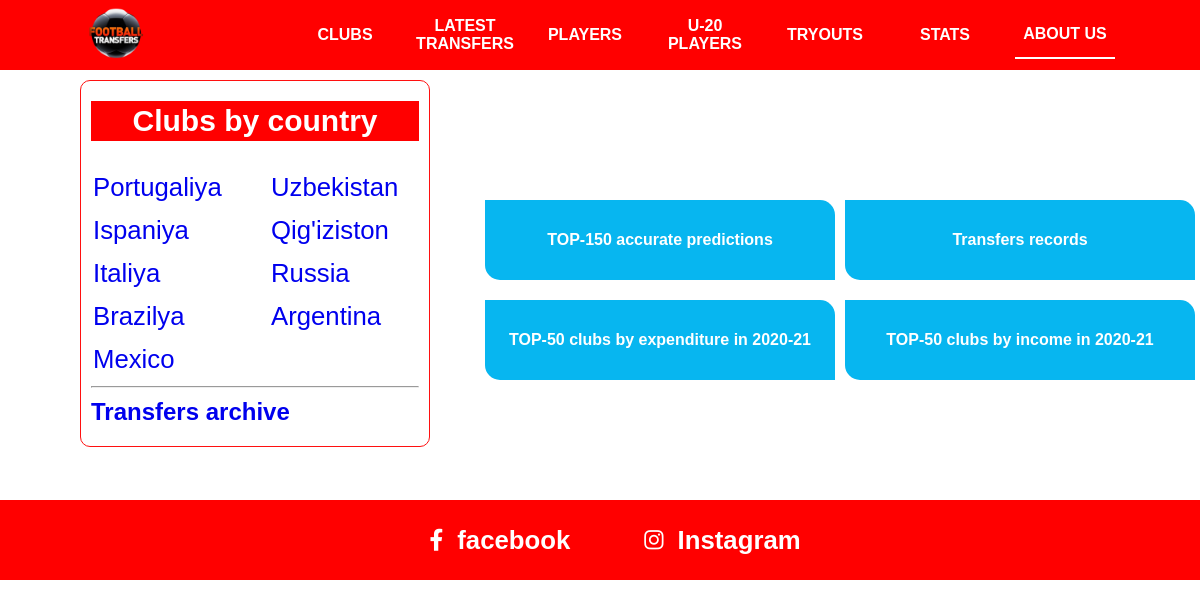
Screenshot of /stats/ with the database file from the repository.
### mainApp/models.py (models this page shows, shortened)
class Davlat(models.Model):
    nom = models.CharField(max_length=255)
    class Meta:
        verbose_name = "Davlat"
        verbose_name_plural = "Davlatlar"

### mainApp/views.py (the view)
# urls.py: path('stats/', stats, name='stats'),
def stats(request):
    return render(request, 'stats.html')

### mainApp/context_processors.py (called while the page is built)
def countries(request):
    davlatlar = Davlat.objects.all()
    if len(davlatlar) % 2 == 0:
        countries1 = davlatlar[:len(davlatlar) // 2]
        countries2 = davlatlar[len(davlatlar) // 2:]
    else:
        countries1 = davlatlar[:(len(davlatlar) + 1) // 2]
        countries2 = davlatlar[(len(davlatlar) + 1) // 2:]
    context = {
        'countries1': countries1,
        'countries2': countries2,
    }
    return context

### templates/stats.html
{% extends 'header.html' %}
{% block content %}
      <div class="content">
        <div class="stats">
          <div>
            <a href="./stats/150-accurate-predictions.html"> TOP-150 accurate predictions</a>
          </div>
          <div>
            <a href="./stats/transfer-records.html">Transfers records</a>
          </div>
          <div>
            <a href="./stats/top-50-clubs-by-expenditure-in-2021.html"> TOP-50 clubs by expenditure in 2020-21 </a>
          </div>
          <div>
            <a href="./stats/top-50-clubs-by-income-in-2021.html"> TOP-50 clubs by income in 2020-21 </a>
          </div>
        </div>
      </div>
{% endblock %}

### templates/header.html (shortened to what this page needs)
<!DOCTYPE html>
<html>
<head>
    {% load static %}
    <link rel="stylesheet" type="text/css" media="screen" href="{% static 'css/main.css' %}"/>
    <link
            rel="stylesheet"
            href="https://cdnjs.cloudflare.com/ajax/libs/font-awesome/6.1.1/css/all.min.css"
    />
</head>
<body>
<div class="container">
    <div class="navbar">
        <div class="icon">
            <a href="./index.html">
                <img src="img/12252568_173-removebg-preview.png" alt=""/>
            </a>
        </div>
        <div class="links">
            <div><a href="{% url 'clubs' %}">CLUBS</a></div>
            <div><a href="{% url 'lastest_transfers' %}">LATEST TRANSFERS</a></div>
            <div><a href="{% url 'players' %}">PLAYERS</a></div>
            <div><a href="{% url 'u_20' %}">U-20 PLAYERS</a></div>
            <div><a href="{% url 'tryouts' %}">TRYOUTS</a></div>
            <div><a href="{% url 'stats' %}">STATS</a></div>
            <div class="navActive"><a href="{% url 'about'%}">ABOUT US</a></div>
        </div>
    </div>
    <div class="country-clubs">
        <h2 id="title">Clubs by country</h2>
        <div class="country">
            <div>
                {% for i in countries1 %}
                <h3><a href="/{{i.nom}}/clubs/">{{i.nom}}</a> <br/></h3>
                {% endfor %}
            </div>
            <div>
               {% for i in countries2 %}
                <h3><a href="/{{i.nom}}/clubs/">{{i.nom}}</a> <br/></h3>
                {% endfor %}
            </div>
        </div>
        <hr>
        <h2><a href="{% url 'archive' %}">Transfers archive</a></h2>
    </div>
    {% block content %}
    {% endblock %}
    <div class="footer">
        <a href="https://www.facebook.com/topfootballtransfers/">
            <div>
                <i class="fa-brands fa-facebook-f"></i> &nbsp;
                <h3>facebook</h3>
            </div>
        </a>
        <a href="https://www.instagram.com/topfootballtransfers/">
            <div>
                <i class="fa-brands fa-instagram"></i> &nbsp;
                <h3>Instagram</h3>
            </div>
        </a>
    </div>
</div>
</body>
</html>

### static/css/main.css (style rules this page uses)
* { margin: 0; padding: 0; box-sizing: border-box; }
.container { width: 100% !important; display: inline-block; font-family: sans-serif; }
.container .navbar { width: 100%; background-color: red; display: flex; align-items: center; justify-content: space-around; position: fixed; z-index: 99; height: 70px !important; }
.container .navbar .icon { width: 100px; overflow: hidden; }
.container .navbar .icon img { width: 130%; margin-left: -14%; }
.container .navbar .links { z-index: 999; display: flex; }
.container .navbar .links div { width: 100px; text-align: center; display: flex; align-items: center; margin-right: 20px; }
.container .navbar .links div a { color: white; font-weight: 700; text-decoration: none; width: 100px !important; height: 45px; display: flex; align-items: center; justify-content: center; }
.container .navActive { border-bottom: 2px solid white !important; }
.country-clubs { width: 350px; border: 1px solid rgb(255, 16, 16); border-radius: 10px; position: fixed; top: 80px; left: 80px; padding: 10px 10px; padding-bottom: 10px; }
.country-clubs h2 { margin: 10px 0px; transition: all 0.3s ease; }
.country-clubs h2 a { text-decoration: none; }
.country-clubs #title { font-size: 30px; background-color: red; color: white; text-align: center; line-height: 40px; }
.country-clubs .country { width: 100%; display: flex; flex-wrap: wrap; justify-content: space-between; font-size: 22px; margin-top: 20px; }
.country-clubs .country div { width: 150px; height: 100%; }
.country-clubs .country h3 { font-weight: 100 !important; margin: 10px 0px !important; width: 100%; padding: 2px 2px; transition: all 0.3s ease; }
.country-clubs .country h3 a { text-decoration: none; margin-top: 20px !important; }
.content { max-width: 800px; margin-left: 480px; margin-top: 200px; padding-bottom: 100px; }
.stats { width: 100%; display: flex; flex-wrap: wrap; justify-content: space-around; }
.stats div a { width: 350px; text-decoration: none; height: 80px; background-color: rgb(7, 182, 240); margin-bottom: 20px; transition: all 0.4s ease; border-radius: 0 15px; display: flex; align-items: center; justify-content: center; color: white; font-weight: bold; }
.footer { width: 100%; background-color: red; height: 80px; display: flex; align-items: center; justify-content: center; font-size: 22px; padding-left: 80px; }
.footer a { margin-right: 50px; color: white; text-decoration: none; word-spacing: 8px; padding: 4px 12px; border-radius: 5px; transition: all 0.3s ease; }
.footer a div { display: flex; align-items: center; }

### rows the page displays
Davlat: nom "Portugaliya"
Davlat: nom "Ispaniya"
Davlat: nom "Italiya"
Davlat: nom "Brazilya"
Davlat: nom "Mexico"
Davlat: nom "Uzbekistan"
Davlat: nom "Qig'iziston"
Davlat: nom "Russia"
Davlat: nom "Argentina"
